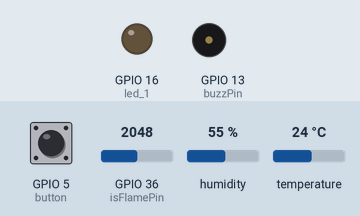
Bench run of a sketch on a simulated ESP32. On the bench: output pins drawn as LEDs (lit = HIGH), buzzer (waves = sounding, pin HIGH). Inputs (shaded band) come from the test bench; at power-on: temperature 24 °C, GPIO 5 (button) HIGH, GPIO 36 (isFlamePin) = 2048, humidity 55 %. WiFi joins after 1.5 s; servers stay silent unless stated; nothing arrives over Bluetooth unless stated; web services answer with replies made up by the test bench; what the sketch prints to the serial monitor is not drawn.

Above: at 3.2 s.
3.3 s: temperature set to 26 °C
At 6.7 s:
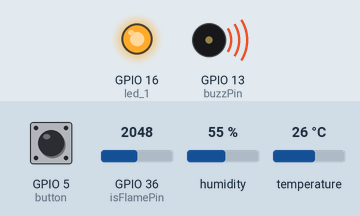
7.4 s: GPIO 5 (button) pulled LOW for 3 s
At 10.1 s:
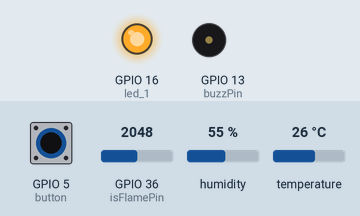
11.9 s: GPIO 36 (isFlamePin) set to 3950
16.0 s: GPIO 36 (isFlamePin) set to 4074
At 20.6 s:
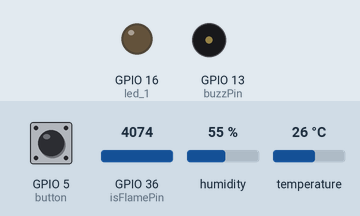
23.8 s: GPIO 36 (isFlamePin) set to 3960
At 26.0 s:
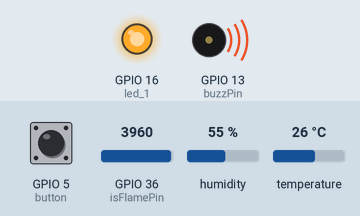
27.9 s: GPIO 36 (isFlamePin) set to 4040
At 29.5 s:
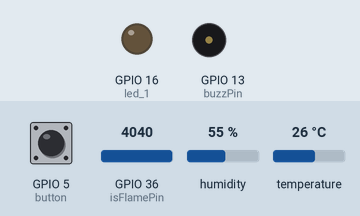
Timing chart, 0 to 31.0 s (numbered marks = the images above; inputs shaded):
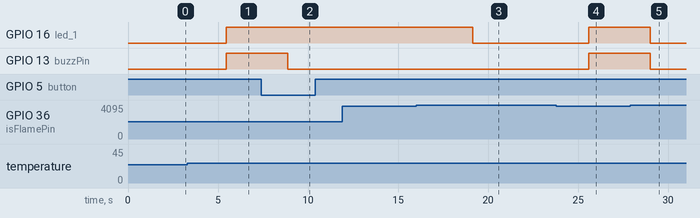

The sketch:

20231205_final.ino
```cpp
#include <WiFi.h>
#include <HTTPClient.h>
#include <SimpleDHT.h>
#include <BluetoothSerial.h>

//請修改以下參數--------------------------------------------
const char ssid[] = "Hosialpha";     //ssid:網路名稱
const char password[] = "19910820";  //password:網路密碼
//請修改為你自己的API Key，並將https改為http
String url = "http://api.thingspeak.com/update?api_key=87GC77FS09TSWON9";
//----------bt--------
BluetoothSerial SerialBT;
//-------------------------------setPin-------------------------------
//----------DHT11----------
int pinDHT11 = 15;  //假設DHT11接在腳位GPIO15
int led_1 = 16;     // LED
//----------FLAME----------
int buzzPin = 13;     // 有源蜂鳴器正極 連接到ESP32 GPIO13
int isFlamePin = 36;  // 火焰感測器長端 連接到ESP32 GPIO36
int isFlame = 0;      // 暫存來自傳感器的變量數值
int button = 5;
int temp = 80;
int humd = 10;
//---------------------------------------------------------
SimpleDHT11 dht11(pinDHT11);  //宣告SimpleDHT11物件

//-----------------------公用變數區----------------------------------
byte temperature = 0;
byte humidity = 0;
bool SendFlag = false;
byte previousState = 1, presentState = 1, patternNumber = 0;

void setup() {
  Serial.begin(115200);
  Serial.print("開始連線到無線網路SSID:");
  Serial.println(ssid);
  WiFi.mode(WIFI_STA);
  WiFi.begin(ssid, password);
  while (WiFi.status() != WL_CONNECTED) {
    Serial.print(".");
    delay(1000);
  }
  Serial.println("連線完成");

  //-----wifi-------
  pinMode(led_1, OUTPUT);
  SerialBT.begin("ESP32_BT614");  //更改為設定的藍牙顯示名稱
  //-----FLAME------
  pinMode(buzzPin, OUTPUT);
  pinMode(isFlamePin, INPUT);
  pinMode(button, INPUT);
}

void loop() {
  Serial.println("==========");

  int err = SimpleDHTErrSuccess;
  if ((err = dht11.read(&temperature, &humidity, NULL)) != SimpleDHTErrSuccess) {
    Serial.print("溫度計讀取失敗，錯誤碼=");
    Serial.println(err);
    delay(1000);
    return;
  }
  //讀取成功，將溫濕度顯示在序列視窗
  Serial.print("溫度計讀取成功: ");
  Serial.print((int)temperature);
  Serial.print(" *C, ");
  Serial.print((int)humidity);
  Serial.println("%H");
  //開始傳送到thingspeak
  Serial.println("啟動網頁連線");
  HTTPClient http;
  //將溫度及濕度以http get參數方式補入網址後方
  String url1 = url + "&field1=" + (int)temperature + "&field2=" + (int)humidity;
  //http client取得網頁內容
  http.begin(url1);
  int httpCode = http.GET();
  if (httpCode == HTTP_CODE_OK) {
    //讀取網頁內容到payload
    String payload = http.getString();
    //將內容顯示出來
    Serial.print("網頁內容=");
    Serial.println(payload);
  } else {
    //讀取失敗
    Serial.println("網路傳送失敗");
  }
  http.end();

  isFlame = analogRead(isFlamePin);
  Serial.println(isFlame);
  presentState = digitalRead(button);
  Serial.println(presentState);
  SerialBT.print("沒事");
  if (presentState == 0 && previousState == 1) { patternNumber = !patternNumber; }  //set buzz
  if (isFlame <= 4000 && temperature >= 25) {
    SerialBT.println("Flane");
    Serial.println("有火災");
    if (patternNumber) digitalWrite(buzzPin, LOW);
    else digitalWrite(buzzPin, HIGH);
    digitalWrite(led_1, HIGH);
    //http
    Serial.println("啟動網頁連線");
    HTTPClient http;
    String url1 = url + "&field1=" + temp + "&field2=" + humd;
    http.begin(url1);
    int httpCode = http.GET();
    if (httpCode == HTTP_CODE_OK) {
      //讀取網頁內容到payload
      String payload = http.getString();
      //將內容顯示出來
      Serial.print("網頁內容=");
      Serial.println(payload);
    } else {
      //讀取失敗
      Serial.println("網路傳送失敗");
    }
    http.end();
  } else if (isFlame <= 4000 && temperature < 25) {
    SerialBT.println("Play Fire");
    Serial.println("有人在玩火");
    digitalWrite(buzzPin, LOW);
    digitalWrite(led_1, LOW);
    patternNumber = 0;
  } else {
    SerialBT.println("Safe");
    Serial.println("沒事");
    digitalWrite(buzzPin, LOW);
    digitalWrite(led_1, LOW);
    patternNumber = 0;
  }
  Serial.println(patternNumber);


  delay(3000);  //休息3秒
  previousState = presentState;
}
```

Measured:
- the behaviour switches between 24 and 25 °C on temperature (found by bisection; images 0 and 1)
- the behaviour switches between 4000 and 4001 on GPIO 36 (isFlamePin) (found by bisection; images 2 and 3)
- after the input at 3.3 s, GPIO 16 (led_1), GPIO 13 (buzzPin): LOW → HIGH after 2.2 s
- after the input at 7.4 s, GPIO 13 (buzzPin): HIGH → LOW after 1.5 s
- after the input at 11.9 s, every drawn part: stays the same
- after the input at 16.0 s, GPIO 16 (led_1): HIGH → LOW after 3.1 s
- after the input at 23.8 s, GPIO 16 (led_1), GPIO 13 (buzzPin): LOW → HIGH after 1.8 s
- after the input at 27.9 s, GPIO 16 (led_1), GPIO 13 (buzzPin): HIGH → LOW after 1.1 s
